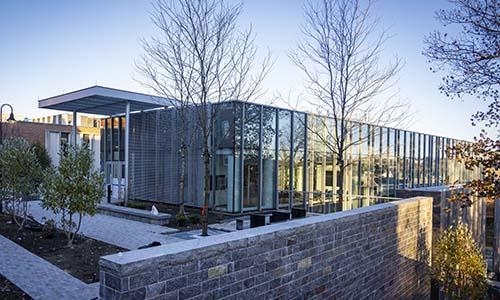
#> input picture Week_2/unity_hall.jpg, 500 x 300 px
$ python week2_part3-4.py
#> lines starting #> are read from the running program, lines starting #| are printed output that depends on the picture; after the words box and inside, x2 and y2 are one past the last pixel; in counts of white or black regions, pixels touching at a corner belong together
import cv2
import numpy as np
import matplotlib.pyplot as plt

image = cv2.imread('unity_hall.jpg', cv2.IMREAD_COLOR)
#> image is the input picture: shape (300, 500, 3); mean B, G, R 150.9, 134.1, 125.4
cv2.imshow('Original Image', image)
gray = cv2.cvtColor(image,cv2.COLOR_BGR2GRAY)
rows,cols,ch = image.shape
#> rows = 300; cols = 500; ch = 3

####################################################################################
# Part 3
####################################################################################

# Rotation
image_center = tuple(np.array(image.shape[1::-1]) / 2)
#> image_center = (250, 150)
rot_mat = cv2.getRotationMatrix2D(image_center, 10, 1.0)
abs_cos = abs(rot_mat[0,0])
#> abs_cos = 0.985
abs_sin = abs(rot_mat[0,1])
#> abs_sin = 0.174
bound_w = int(image.shape[0]*abs_sin + image.shape[1]*abs_cos)
#> bound_w = 544
bound_h = int(image.shape[0]*abs_cos + image.shape[1]*abs_sin)
#> bound_h = 382
rot_mat[0, 2] += bound_w/2 - image_center[0]
rot_mat[1, 2] += bound_h/2 - image_center[1]
rotated_image = cv2.warpAffine(image, rot_mat, (bound_w, bound_h))

# Scaled Up
scaled_up_image = cv2.resize(image,(int(1.2*cols),int(1.2*rows)), interpolation = cv2.INTER_CUBIC)

# Scaled Down
scaled_down_image = cv2.resize(image,(int(0.8*cols),int(0.8*rows)), interpolation = cv2.INTER_CUBIC)

# Affine transformation
src_points = np.float32([[50,50],[200,50],[50,200]])
dst_points = np.float32([[50,50],[230,10],[45,220]])
affine_matrix = cv2.getAffineTransform(src_points, dst_points)
transformed_corners = cv2.transform(np.float32([[ [0, 0], [0, rows - 1], [cols - 1, rows - 1], [cols - 1, 0] ]]), affine_matrix)
min_x, min_y = np.intp(transformed_corners.reshape(-1, 2).min(axis=0))
#> min_x = -18; min_y = -126
max_x, max_y = np.intp(transformed_corners.reshape(-1, 2).max(axis=0))
#> max_x = 590; max_y = 345
affine_matrix[0, 2] -= min_x
affine_matrix[1, 2] -= min_y
affine_image = cv2.warpAffine(image, affine_matrix, (max_x - min_x, max_y - min_y))

# Perspective transformation
src_points = np.float32([[100,100],[250,100],[100,250],[250,250]])
dst_points = np.float32([[90,75],[270,90],[90,230],[260,260]])
perspective_matrix = cv2.getPerspectiveTransform(src_points, dst_points)
transformed_corners = cv2.perspectiveTransform(np.float32([[ [0, 0], [0, rows - 1], [cols - 1, rows - 1], [cols - 1, 0] ]]), perspective_matrix)
min_x, min_y = np.intp(transformed_corners.reshape(-1, 2).min(axis=0))
#> min_x = -15; min_y = -39
max_x, max_y = np.intp(transformed_corners.reshape(-1, 2).max(axis=0))
translation_matrix = np.array([[1, 0, -min_x], [0, 1, -min_y], [0, 0, 1]])
adjusted_matrix = np.dot(translation_matrix, perspective_matrix)
perspective_image = cv2.warpPerspective(image, adjusted_matrix, (max_x - min_x, max_y - min_y))

# Display images
cv2.imshow('Original Image', image)
cv2.imshow('Rotated Image', rotated_image)
cv2.imshow('Scaled Up Image', scaled_up_image)
cv2.imshow('Scaled Down Image', scaled_down_image)
cv2.imshow('Affine Image', affine_image)
cv2.imshow('Perspective Image', perspective_image)

####################################################################################
# Part 4
####################################################################################

# Harris Corner Detection
def harris_corner_detection(image):
    gray = cv2.cvtColor(image,cv2.COLOR_BGR2GRAY)
    gray = np.float32(gray)
    dst = cv2.cornerHarris(gray,2,3,0.09)
    #result is dilated for marking the corners, not important
    dst = cv2.dilate(dst,None)
    # Threshold for an optimal value, it may vary depending on the image.
    image[dst>0.01*dst.max()]=[0,0,255]
#> image: shape (300, 500, 3); 16.46% of pixels changed, all inside (x1, y1, x2, y2) = (0, 1, 500, 300)
    return image

# Apply harris to the above 6 images
harris_image = harris_corner_detection(image)
harris_rotated_image = harris_corner_detection(rotated_image)
#> in harris_corner_detection (call 2), `image[dst>0.01*dst.max()]=[0,0,255]`: image: shape (382, 544, 3); mean B, G, R 95.1, 83.5, 103.5
harris_scaled_up_image = harris_corner_detection(scaled_up_image)
#> in harris_corner_detection (call 3), `image[dst>0.01*dst.max()]=[0,0,255]`: image: shape (360, 600, 3); mean B, G, R 131.2, 115.3, 143.5
harris_scaled_down_image = harris_corner_detection(scaled_down_image)
#> in harris_corner_detection (call 4), `image[dst>0.01*dst.max()]=[0,0,255]`: image: shape (240, 400, 3); mean B, G, R 126.1, 110.3, 148.9
harris_affine_image = harris_corner_detection(affine_image)
#> in harris_corner_detection (call 5), `image[dst>0.01*dst.max()]=[0,0,255]`:
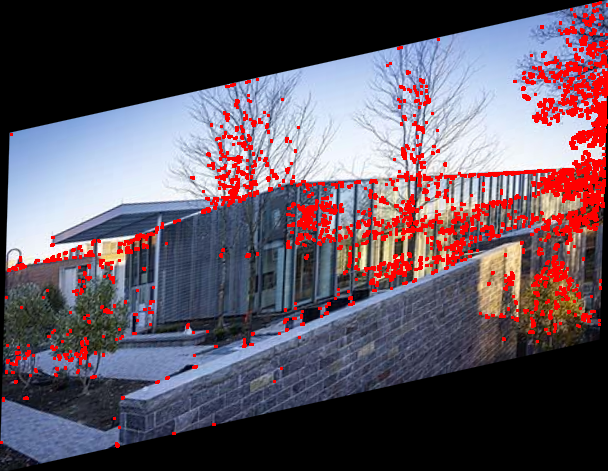
#> image: shape (471, 608, 3); mean B, G, R 96.1, 84.7, 98.5
harris_perspective_image = harris_corner_detection(perspective_image)
#> in harris_corner_detection (call 6), `dst = cv2.cornerHarris(gray,2,3,0.09)`:
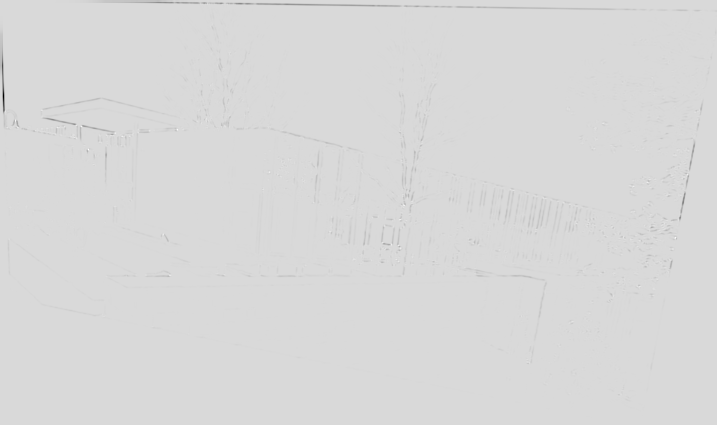
#> dst: shape (425, 717) float32; min -237107808, max 41242832, mean -574553.6; drawn with min black and max white
#> in harris_corner_detection (call 6), `image[dst>0.01*dst.max()]=[0,0,255]`:
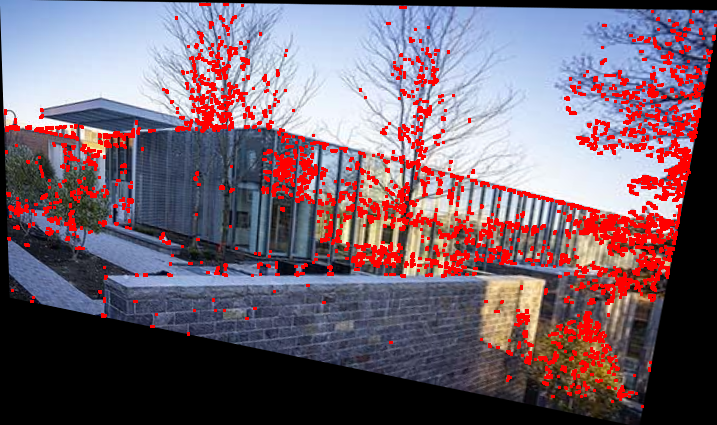
#> image: shape (425, 717, 3); mean B, G, R 111, 98.5, 118.2

# Display images
plt.figure(figsize=(10, 6))

plt.subplot(231), plt.imshow(cv2.cvtColor(harris_image, cv2.COLOR_BGR2RGB)), plt.title('Harris - Original Image'), plt.axis('off')
plt.subplot(232), plt.imshow(cv2.cvtColor(harris_rotated_image, cv2.COLOR_BGR2RGB)), plt.title('Harris - Rotated Image'), plt.axis('off')
plt.subplot(233), plt.imshow(cv2.cvtColor(harris_scaled_up_image, cv2.COLOR_BGR2RGB)), plt.title('Harris - Scaled Up Image'), plt.axis('off')
plt.subplot(234), plt.imshow(cv2.cvtColor(harris_scaled_down_image, cv2.COLOR_BGR2RGB)), plt.title('Harris - Scaled Down Image'), plt.axis('off')
plt.subplot(235), plt.imshow(cv2.cvtColor(harris_affine_image, cv2.COLOR_BGR2RGB)), plt.title('Harris - Affine Image'), plt.axis('off')
plt.subplot(236), plt.imshow(cv2.cvtColor(harris_perspective_image, cv2.COLOR_BGR2RGB)), plt.title('Harris - Perspective Image'), plt.axis('off')

plt.tight_layout()

# SIFT (Scale-Invariant Feature Transform)
def sift_features(image):
    gray = cv2.cvtColor(image,cv2.COLOR_BGR2GRAY)
#> gray: shape (300, 500)
    sift = cv2.SIFT_create()
    kp = sift.detect(gray,None)
#> kp = 1659 keypoints; strongest (x, y, size): (224, 68, 2.2), (159, 84, 2.6), (165, 86, 2.1), (328, 110, 2.2)
    img=cv2.drawKeypoints(gray,kp,image,color=(0,255,0))
    return img

# Apply sift to the above 6 images
sift_image = sift_features(image)
sift_rotated_image = sift_features(rotated_image)
#> in sift_features (call 2), `kp = sift.detect(gray,None)`: kp = 2013 keypoints; strongest (x, y, size): (100, 187, 2.1), (509, 132, 7.2), (380, 136, 2.8), (350, 128, 2)
sift_scaled_up_image = sift_features(scaled_up_image)
#> in sift_features (call 3), `kp = sift.detect(gray,None)`: kp = 3074 keypoints; strongest (x, y, size): (534, 185, 1.9), (521, 168, 2), (221, 117, 1.9), (305, 107, 2.2)
sift_scaled_down_image = sift_features(scaled_down_image)
#> in sift_features (call 4), `gray = cv2.cvtColor(image,cv2.COLOR_BGR2GRAY)`:
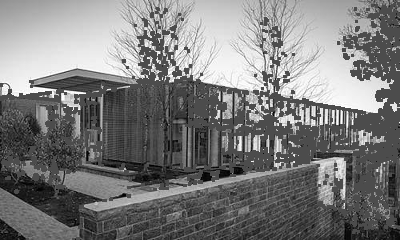
#> gray: shape (240, 400); min 0, max 255, mean 123.6
#> in sift_features (call 4), `kp = sift.detect(gray,None)`: kp = 954 keypoints; strongest (x, y, size): (262, 88, 2), (127, 67, 2.2), (293, 92, 2.8), (158, 52, 2.3)
sift_affine_image = sift_features(affine_image)
#> in sift_features (call 5), `gray = cv2.cvtColor(image,cv2.COLOR_BGR2GRAY)`:
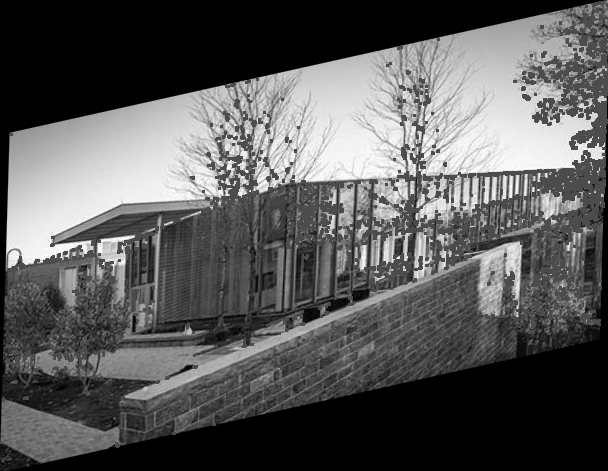
#> gray: shape (471, 608); min 0, max 255, mean 90.1
#> in sift_features (call 5), `kp = sift.detect(gray,None)`: kp = 3034 keypoints; strongest (x, y, size): (398, 257, 2), (247, 171, 2.1), (203, 191, 2.2), (445, 164, 3.2)
sift_perspective_image = sift_features(perspective_image)
#> in sift_features (call 6), `gray = cv2.cvtColor(image,cv2.COLOR_BGR2GRAY)`:
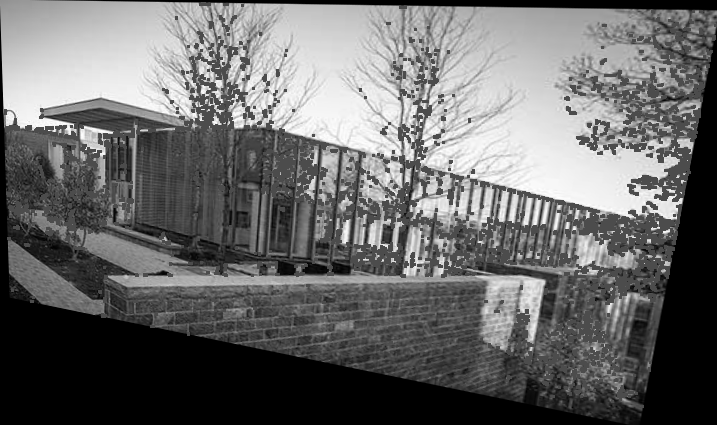
#> gray: shape (425, 717); min 0, max 255, mean 105.8
#> in sift_features (call 6), `kp = sift.detect(gray,None)`: kp = 4203 keypoints; strongest (x, y, size): (393, 152, 2.5), (421, 120, 2), (451, 162, 2.8), (71, 126, 2)
#> in sift_features (call 6), `img=cv2.drawKeypoints(gray,kp,image,color=(0,255,0))`:
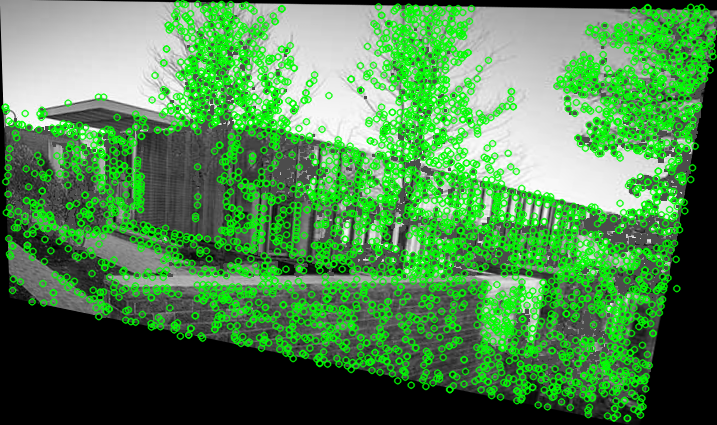
#> img: shape (425, 717, 3); mean B, G, R 78.9, 136, 78.9

# Display images
plt.figure(figsize=(10, 6))

plt.subplot(231), plt.imshow(cv2.cvtColor(sift_image, cv2.COLOR_BGR2RGB)), plt.title('SIFT - Original Image'), plt.axis('off')
plt.subplot(232), plt.imshow(cv2.cvtColor(sift_rotated_image, cv2.COLOR_BGR2RGB)), plt.title('SIFT - Rotated Image'), plt.axis('off')
plt.subplot(233), plt.imshow(cv2.cvtColor(sift_scaled_up_image, cv2.COLOR_BGR2RGB)), plt.title('SIFT - Scaled Up Image'), plt.axis('off')
plt.subplot(234), plt.imshow(cv2.cvtColor(sift_scaled_down_image, cv2.COLOR_BGR2RGB)), plt.title('SIFT - Scaled Down Image'), plt.axis('off')
plt.subplot(235), plt.imshow(cv2.cvtColor(sift_affine_image, cv2.COLOR_BGR2RGB)), plt.title('SIFT - Affine Image'), plt.axis('off')
plt.subplot(236), plt.imshow(cv2.cvtColor(sift_perspective_image, cv2.COLOR_BGR2RGB)), plt.title('SIFT - Perspective Image'), plt.axis('off')

plt.tight_layout()
plt.show()

cv2.waitKey(0)
cv2.destroyAllWindows()
